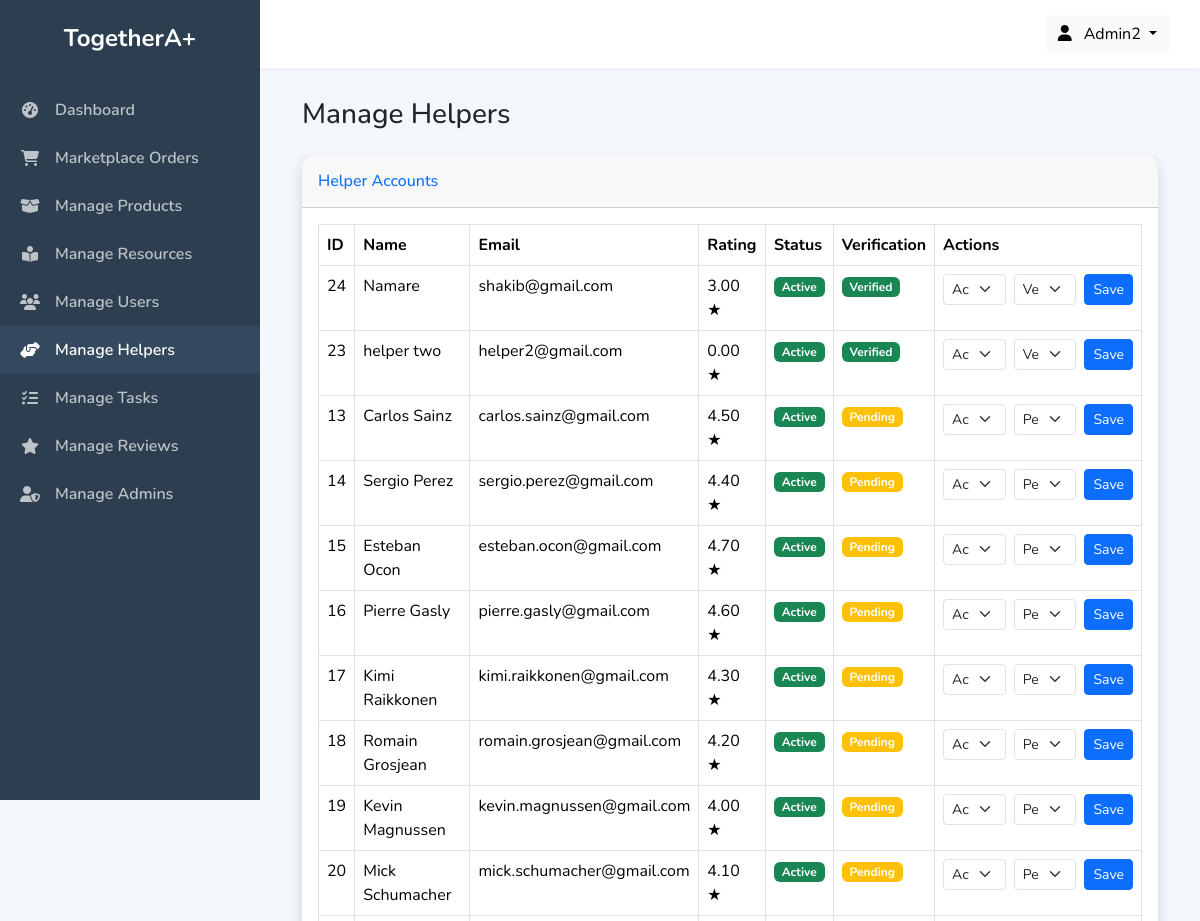
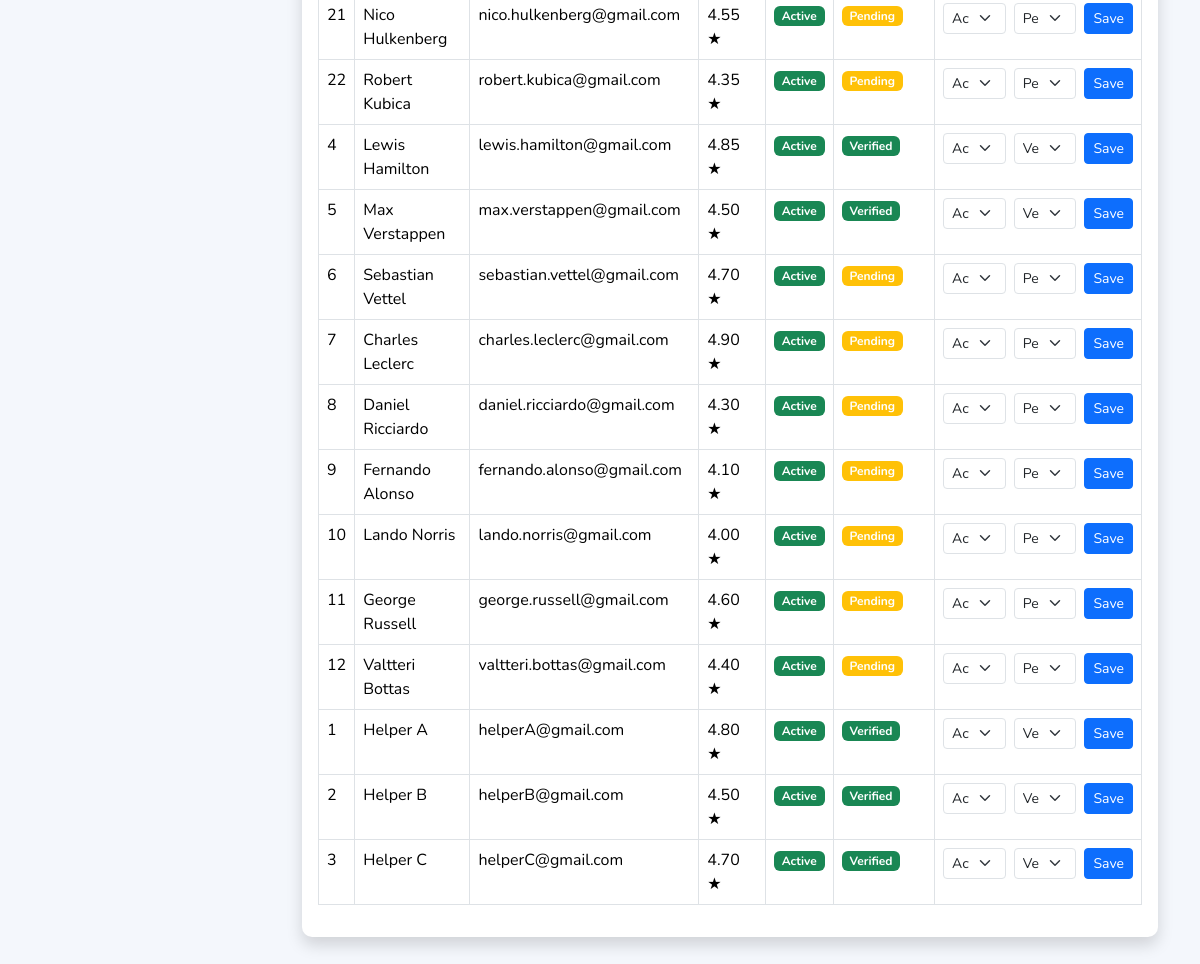
The page /admin_panel/manage_helpers.php (signed in) on the database its author committed (2 pictures, top to bottom).
### tables this page shows
CREATE TABLE `helpers` (
  `helper_id` int NOT NULL AUTO_INCREMENT,
  `name` varchar(255) NOT NULL,
  `email` varchar(255) NOT NULL,
  `password_hash` varchar(255) NOT NULL,
  `phone_number` varchar(15) DEFAULT NULL,
  `address` text,
  `skills` text,
  `rating` decimal(3,2) DEFAULT '0.00',
  `profile_photo` text,
  `created_at` timestamp NULL DEFAULT CURRENT_TIMESTAMP,
  `updated_at` timestamp NULL DEFAULT CURRENT_TIMESTAMP ON UPDATE CURRENT_TIMESTAMP,
  `verification_status` enum('pending','verified','rejected') DEFAULT 'pending',
  `verified_by` int DEFAULT NULL,
  `status` enum('active','suspended','deactivated') DEFAULT 'active',
  PRIMARY KEY (`helper_id`),
  UNIQUE KEY `email` (`email`),
  KEY `verified_by` (`verified_by`),
  CONSTRAINT `helpers_ibfk_1` FOREIGN KEY (`verified_by`) REFERENCES `admins` (`admin_id`)
);

### admin_panel/manage_helpers.php (the view, shortened to what this page needs)
<?php
include 'admin_header.php';
$search_term = $_GET['search'] ?? '';
$query = "SELECT helper_id, name, email, rating, verification_status, status FROM helpers WHERE name LIKE ? OR email LIKE ? ORDER BY created_at DESC";
$stmt = $conn->prepare($query);
$search_like = "%" . $search_term . "%";
$stmt->bind_param("ss", $search_like, $search_like);
$stmt->execute();
$result = $stmt->get_result();
?>
<div class="container-fluid">
    <h1 class="h3 mb-4 text-gray-800">Manage Helpers</h1>
    <div class="card shadow mb-4">
        <div class="card-header py-3"><h6 class="m-0 font-weight-bold text-primary">Helper Accounts</h6></div>
        <div class="card-body">
            <div class="table-responsive">
                <table class="table table-bordered">
                    <thead><tr><th>ID</th><th>Name</th><th>Email</th><th>Rating</th><th>Status</th><th>Verification</th><th>Actions</th></tr></thead>
                    <tbody>
                        <?php while($row = $result->fetch_assoc()): ?>
                        <tr>
                            <td><?php echo $row['helper_id']; ?></td>
                            <td><?php echo htmlspecialchars($row['name']); ?></td>
                            <td><?php echo htmlspecialchars($row['email']); ?></td>
                            <td><?php echo number_format($row['rating'], 2); ?> ★</td>
                            <td><span class="badge bg-<?php echo ($row['status'] == 'active') ? 'success' : 'secondary'; ?>"><?php echo ucfirst($row['status']); ?></span></td>
                            <td><span class="badge bg-<?php echo ($row['verification_status'] == 'verified') ? 'success' : (($row['verification_status'] == 'pending') ? 'warning' : 'danger'); ?>"><?php echo ucfirst($row['verification_status']); ?></span></td>
                            <td>
                                <form method="POST" class="d-flex gap-2">
                                    <select name="status" class="form-select form-select-sm"><option value="active" <?php echo ($row['status'] == 'active') ? 'selected' : ''; ?>>Active</option></select>
                                    <select name="verification_status" class="form-select form-select-sm"><option value="pending" <?php echo ($row['verification_status'] == 'pending') ? 'selected' : ''; ?>>Pending</option><option value="verified" <?php echo ($row['verification_status'] == 'verified') ? 'selected' : ''; ?>>Verified</option><option value="rejected" <?php echo ($row['verification_status'] == 'rejected') ? 'selected' : ''; ?>>Rejected</option></select>
                                    <button type="submit" name="update_helper" class="btn btn-primary btn-sm">Save</button>
                                </form>
                            </td>
                        </tr>
                        <?php endwhile; ?>
                    </tbody>
                </table>
            </div>
        </div>
    </div>
</div>
<?php include 'admin_footer.php'; ?>

### admin_panel/admin_header.php (style rules this page uses)
:root { --sidebar-bg: #2c3e50; --sidebar-hover: #34495e; --sidebar-text: #bdc3c7; --sidebar-text-active: #ffffff; --main-bg: #f4f7fc; }
body { font-family: 'Nunito', sans-serif; background-color: var(--main-bg); }
.card { border: none; border-radius: 10px; box-shadow: 0 4px 6px rgba(0,0,0,0.05); }

### rows shown on the page
helpers: helper_id "24", name "Namare", email "shakib@gmail.com", rating "3.00", status "Active", verification_status "Verified"
helpers: helper_id "23", name "helper two", email "helper2@gmail.com", rating "0.00", status "Active", verification_status "Verified"
helpers: helper_id "13", name "Carlos Sainz", email "carlos.sainz@gmail.com", rating "4.50", status "Active", verification_status "Pending"
helpers: helper_id "14", name "Sergio Perez", email "sergio.perez@gmail.com", rating "4.40", status "Active", verification_status "Pending"
helpers: helper_id "15", name "Esteban Ocon", email "esteban.ocon@gmail.com", rating "4.70", status "Active", verification_status "Pending"
helpers: helper_id "16", name "Pierre Gasly", email "pierre.gasly@gmail.com", rating "4.60", status "Active", verification_status "Pending"
helpers: helper_id "17", name "Kimi Raikkonen", email "kimi.raikkonen@gmail.com", rating "4.30", status "Active", verification_status "Pending"
helpers: helper_id "18", name "Romain Grosjean", email "romain.grosjean@gmail.com", rating "4.20", status "Active", verification_status "Pending"
helpers: helper_id "19", name "Kevin Magnussen", email "kevin.magnussen@gmail.com", rating "4.00", status "Active", verification_status "Pending"
helpers: helper_id "20", name "Mick Schumacher", email "mick.schumacher@gmail.com", rating "4.10", status "Active", verification_status "Pending"
helpers: helper_id "21", name "Nico Hulkenberg", email "nico.hulkenberg@gmail.com", rating "4.55", status "Active", verification_status "Pending"
helpers: helper_id "22", name "Robert Kubica", email "robert.kubica@gmail.com", rating "4.35", status "Active", verification_status "Pending"
helpers: helper_id "4", name "Lewis Hamilton", email "lewis.hamilton@gmail.com", rating "4.85", status "Active", verification_status "Verified"
helpers: helper_id "5", name "Max Verstappen", email "max.verstappen@gmail.com", rating "4.50", status "Active", verification_status "Verified"
helpers: helper_id "6", name "Sebastian Vettel", email "sebastian.vettel@gmail.com", rating "4.70", status "Active", verification_status "Pending"
helpers: helper_id "7", name "Charles Leclerc", email "charles.leclerc@gmail.com", rating "4.90", status "Active", verification_status "Pending"
helpers: helper_id "8", name "Daniel Ricciardo", email "daniel.ricciardo@gmail.com", rating "4.30", status "Active", verification_status "Pending"
helpers: helper_id "9", name "Fernando Alonso", email "fernando.alonso@gmail.com", rating "4.10", status "Active", verification_status "Pending"
helpers: helper_id "10", name "Lando Norris", email "lando.norris@gmail.com", rating "4.00", status "Active", verification_status "Pending"
helpers: helper_id "11", name "George Russell", email "george.russell@gmail.com", rating "4.60", status "Active", verification_status "Pending"
helpers: helper_id "12", name "Valtteri Bottas", email "valtteri.bottas@gmail.com", rating "4.40", status "Active", verification_status "Pending"
helpers: helper_id "1", name "Helper A", email "helperA@gmail.com", rating "4.80", status "Active", verification_status "Verified"
helpers: helper_id "2", name "Helper B", email "helperB@gmail.com", rating "4.50", status "Active", verification_status "Verified"
helpers: helper_id "3", name "Helper C", email "helperC@gmail.com", rating "4.70", status "Active", verification_status "Verified"

### other values the page prints
$current_admin_name "Admin2"
